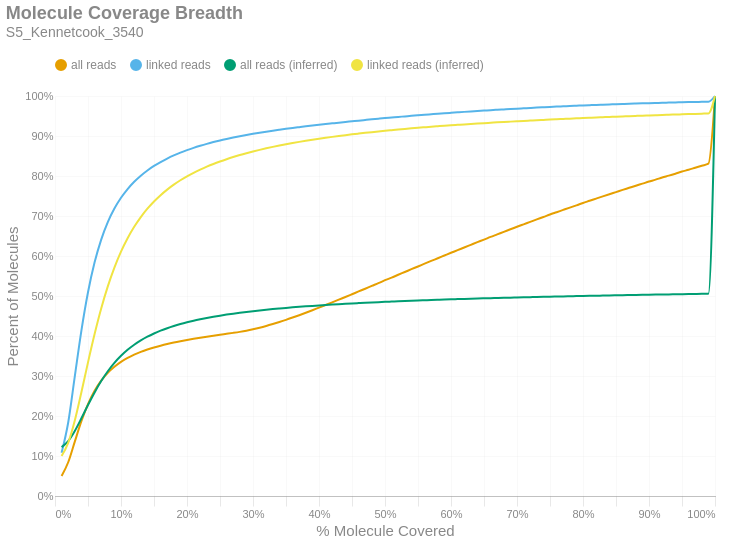

The notebook cell saved with this chart:
### Markdown cell above
### Molecule Read Coverage
This chart shows molecule coverage breadth as computed by the number of bases aligned to that molecule. In other words, "*how much of each unique long molecule is actually sequenced/aligned?*" Keep in mind there is a distinction between sequences and alignments, since some sequences belonging to a particular molecule may not align well and wouldn't appear in the alignment data. This chart also shows molecule coverage breadth as computed by the *inferred fragment* from which the aligned sequences originate. Unlike read coverage, this calculation takes into account the total insert size, including unsequenced gaps between the forward and reverse reads. Like the previous figures, these are cumulative percents.

### Code cell
if SKIPLR:
    print_html(f"Skipped")
else:
    binned_df = consolidated_hist(valids['coverage_bp'], mask, 0.01, True)
    binned_df_inf = consolidated_hist(valids['coverage_inserts'], mask, 0.01, True)
    binned_df = binned_df.with_columns(pl.lit(binned_df_inf['all reads (cumsum)']).alias('all reads (inferred)'))
    binned_df = binned_df.with_columns(pl.lit(binned_df_inf['linked reads (cumsum)']).alias('linked reads (inferred)'))
    binned_df = binned_df.with_columns(
        (pl.col('bin').cast(pl.Float64) + 0.01).alias('right_edge')
    )

    with SafeRender(binned_df):
        (
            density_plot(binned_df, 'Molecule Coverage Breadth', samplename, 'molcov', ['all reads (inferred)','linked reads (inferred)'])
            .encode(
                #x=alt.X('bin:Q', title="% Molecule Covered").axis(format = '%').scale(padding=0),
                x=alt.X('right_edge:Q', title="% Molecule Covered").axis(format='%').scale(padding=0),
                y=alt.Y('value:Q', title='Percent of Molecules')
                    .axis(format='%')
                    .stack(False)
                    .scale(domainMin=0, padding=0),
                color=alt.Color("key:N").scale(domain = ["all reads", "linked reads", "all reads (inferred)", "linked reads (inferred)"]),
                tooltip = [
                    alt.Tooltip("key:N", title = "Data Type"),
                    alt.Tooltip("range_label:N", title="% Molecule Covered"),
                    alt.Tooltip("value:Q", format = ".2%", title="% Molecules")
                ]
            )
        ).display()

### Figure 1 — Vega-Lite specification as saved in the notebook (floating-point values rounded to 4 significant figures)
{"width": "container", "height": 400, "config": {"title": {"anchor": "start", "dy": -15, "fontSize": 18, "color": "#888888", "subtitleColor": "#888888", "subtitleFontSize": 14}, "arc": {"fill": "#0072B2"}, "axis": {"domainColor": "#888888", "domainWidth": 0.5, "gridWidth": 0.2, "grid": false, "titleFontWeight": 400, "titleFontSize": 15, "labelFontSize": 11, "labelColor": "#888888", "tickColor": "#888888", "tickWidth": 0.2, "titleColor": "#888888"}, "axisBand": {"grid": false}, "axisX": {"grid": true, "tickSize": 10, "domainCap": "round"}, "axisY": {"domain": false, "grid": true, "tickSize": 0, "domainCap": "round"}, "background": "transparent", "header": {"labelFontSize": 15, "labelColor": "#888888", "titleFontSize": 15, "titleFontWeight": 600, "titleColor": "#888888"}, "legend": {"labelFont": "sans-serif", "labelFontSize": 12, "labelColor": "#888888", "symbolSize": 100, "symbolType": "circle", "titleFontSize": 12, "titlePadding": 10, "titleColor": "#888888", "title": null, "orient": "top"}, "range": {"category": ["#E69F00", "#56B4E9", "#009E73", "#F0E442", "#0072B2", "#D55E00", "#CC79A7", "#000000"], "diverging": ["#cfe8f3", "#a2d4ec", "#73bfe2", "#46abdb", "#1696d2", "#12719e"]}, "area": {"fill": "#0072B2", "fillOpacity": 0.7, "line": true, "strokeOpacity": 0.7}, "line": {"color": "#0072B2", "stroke": "#0072B2", "strokeWidth": 2}, "trail": {"color": "#0072B2", "stroke": "#0072B2", "strokeWidth": 0, "size": 1}, "point": {"filled": true, "fillOpacity": 1.0, "size": 95}, "text": {"color": "#888888", "fontSize": 11, "align": "right", "fontWeight": 400, "size": 11}, "bar": {"fill": "#0072B2", "stroke": null}, "view": {"stroke": null, "continuousWidth": 660, "continuousHeight": 400}}, "data": {"name": "data-57a0b69ec08954d0d640531752e25c88"}, "mark": {"type": "line", "interpolate": "monotone", "point": {"opacity": 0, "size": 275}}, "encoding": {"color": {"field": "key", "scale": {"domain": ["all reads", "linked reads", "all reads (inferred)", "linked reads (inferred)"]}, "type": "nominal"}, "tooltip": [{"field": "key", "title": "Data Type", "type": "nominal"}, {"field": "range_label", "title": "% Molecule Covered", "type": "nominal"}, {"field": "value", "format": ".2%", "title": "% Molecules", "type": "quantitative"}], "x": {"axis": {"format": "%"}, "field": "right_edge", "scale": {"padding": 0}, "title": "% Molecule Covered", "type": "quantitative"}, "y": {"axis": {"format": "%"}, "field": "value", "scale": {"domainMin": 0, "padding": 0}, "stack": false, "title": "Percent of Molecules", "type": "quantitative"}}, "params": [{"name": "param_c36ac31b6afebe62", "select": {"type": "point", "fields": ["key"]}, "bind": "legend"}], "title": {"text": "Molecule Coverage Breadth", "subtitle": "S5_Kennetcook_3540"}, "transform": [{"fold": ["all reads (cumsum)", "linked reads (cumsum)", "all reads (inferred)", "linked reads (inferred)"]}, {"calculate": "replace(datum.key, ' (cumsum)', '')", "as": "key"}, {"filter": {"param": "param_c36ac31b6afebe62"}}], "usermeta": {"embedOptions": {"downloadFileName": "S5_Kennetcook_3540.molcov"}}, "$schema": "https://vega.github.io/schema/vega-lite/v6.1.0.json", "datasets": {"data-57a0b69ec08954d0d640531752e25c88": [{"bin": "0.0", "interval": "0.0-0.01", "all reads": 0.05011, "linked reads": 0.1082, "all reads (cumsum)": 0.05011, "linked reads (cumsum)": 0.1082, "range_label": "0.0-0.01", "all reads (inferred)": 0.1222, "linked reads (inferred)": 0.1002, "right_edge": 0.01}, {"bin": "0.01", "interval": "0.01-0.02", "all reads": 0.0343, "linked reads": 0.07562, "all reads (cumsum)": 0.08441, "linked reads (cumsum)": 0.1839, "range_label": "0.01-0.02", "all reads (inferred)": 0.1374, "linked reads (inferred)": 0.1329, "right_edge": 0.02}, {"bin": "0.02", "interval": "0.02-0.03", "all reads": 0.05156, "linked reads": 0.1152, "all reads (cumsum)": 0.136, "linked reads (cumsum)": 0.299, "range_label": "0.02-0.03", "all reads (inferred)": 0.1626, "linked reads (inferred)": 0.1886, "right_edge": 0.03}, {"bin": "0.03", "interval": "0.03-0.04", "all reads": 0.05106, "linked reads": 0.1145, "all reads (cumsum)": 0.187, "linked reads (cumsum)": 0.4135, "range_label": "0.03-0.04", "all reads (inferred)": 0.1942, "linked reads (inferred)": 0.2593, "right_edge": 0.04}, {"bin": "0.04", "interval": "0.04-0.05", "all reads": 0.04274, "linked reads": 0.09597, "all reads (cumsum)": 0.2298, "linked reads (cumsum)": 0.5095, "range_label": "0.04-0.05", "all reads (inferred)": 0.2275, "linked reads (inferred)": 0.3341, "right_edge": 0.05}, {"bin": "0.05", "interval": "0.05-0.06", "all reads": 0.03324, "linked reads": 0.07457, "all reads (cumsum)": 0.263, "linked reads (cumsum)": 0.5841, "range_label": "0.05-0.06", "all reads (inferred)": 0.259, "linked reads (inferred)": 0.4049, "right_edge": 0.06}, {"bin": "0.06", "interval": "0.06-0.07", "all reads": 0.0254, "linked reads": 0.05694, "all reads (cumsum)": 0.2884, "linked reads (cumsum)": 0.641, "range_label": "0.06-0.07", "all reads (inferred)": 0.2874, "linked reads (inferred)": 0.4687, "right_edge": 0.07}, {"bin": "0.07", "interval": "0.07-0.08", "all reads": 0.01952, "linked reads": 0.04368, "all reads (cumsum)": 0.3079, "linked reads (cumsum)": 0.6847, "range_label": "0.07-0.08", "all reads (inferred)": 0.3119, "linked reads (inferred)": 0.524, "right_edge": 0.08}, {"bin": "0.08", "interval": "0.08-0.09", "all reads": 0.01516, "linked reads": 0.03387, "all reads (cumsum)": 0.3231, "linked reads (cumsum)": 0.7186, "range_label": "0.08-0.09", "all reads (inferred)": 0.3328, "linked reads (inferred)": 0.5711, "right_edge": 0.09}, {"bin": "0.09", "interval": "0.09-0.1", "all reads": 0.01214, "linked reads": 0.02702, "all reads (cumsum)": 0.3352, "linked reads (cumsum)": 0.7456, "range_label": "0.09-0.1", "all reads (inferred)": 0.3505, "linked reads (inferred)": 0.611, "right_edge": 0.1}, {"bin": "0.1", "interval": "0.1-0.11", "all reads": 0.009841, "linked reads": 0.02183, "all reads (cumsum)": 0.3451, "linked reads (cumsum)": 0.7674, "range_label": "0.1-0.11", "all reads (inferred)": 0.3654, "linked reads (inferred)": 0.6445, "right_edge": 0.11}, {"bin": "0.11", "interval": "0.11-0.12", "all reads": 0.008229, "linked reads": 0.01821, "all reads (cumsum)": 0.3533, "linked reads (cumsum)": 0.7856, "range_label": "0.11-0.12", "all reads (inferred)": 0.3781, "linked reads (inferred)": 0.673, "right_edge": 0.12}, {"bin": "0.12", "interval": "0.12-0.13", "all reads": 0.00688, "linked reads": 0.0152, "all reads (cumsum)": 0.3602, "linked reads (cumsum)": 0.8008, "range_label": "0.12-0.13", "all reads (inferred)": 0.3889, "linked reads (inferred)": 0.6974, "right_edge": 0.13}, {"bin": "0.13", "interval": "0.13-0.14", "all reads": 0.005948, "linked reads": 0.01308, "all reads (cumsum)": 0.3661, "linked reads (cumsum)": 0.8139, "range_label": "0.13-0.14", "all reads (inferred)": 0.3982, "linked reads (inferred)": 0.7183, "right_edge": 0.14}, {"bin": "0.14", "interval": "0.14-0.15", "all reads": 0.005148, "linked reads": 0.01125, "all reads (cumsum)": 0.3713, "linked reads (cumsum)": 0.8252, "range_label": "0.14-0.15", "all reads (inferred)": 0.4063, "linked reads (inferred)": 0.7364, "right_edge": 0.15}, {"bin": "0.15", "interval": "0.15-0.16", "all reads": 0.004481, "linked reads": 0.009715, "all reads (cumsum)": 0.3758, "linked reads (cumsum)": 0.8349, "range_label": "0.15-0.16", "all reads (inferred)": 0.4133, "linked reads (inferred)": 0.7521, "right_edge": 0.16}, {"bin": "0.16", "interval": "0.16-0.17", "all reads": 0.00408, "linked reads": 0.008762, "all reads (cumsum)": 0.3798, "linked reads (cumsum)": 0.8436, "range_label": "0.16-0.17", "all reads (inferred)": 0.4195, "linked reads (inferred)": 0.766, "right_edge": 0.17}, {"bin": "0.17", "interval": "0.17-0.18", "all reads": 0.003678, "linked reads": 0.007755, "all reads (cumsum)": 0.3835, "linked reads (cumsum)": 0.8514, "range_label": "0.17-0.18", "all reads (inferred)": 0.425, "linked reads (inferred)": 0.7783, "right_edge": 0.18}, {"bin": "0.18", "interval": "0.18-0.19", "all reads": 0.003355, "linked reads": 0.00693, "all reads (cumsum)": 0.3869, "linked reads (cumsum)": 0.8583, "range_label": "0.18-0.19", "all reads (inferred)": 0.4299, "linked reads (inferred)": 0.7893, "right_edge": 0.19}, {"bin": "0.19", "interval": "0.19-0.2", "all reads": 0.003139, "linked reads": 0.00635, "all reads (cumsum)": 0.39, "linked reads (cumsum)": 0.8647, "range_label": "0.19-0.2", "all reads (inferred)": 0.4343, "linked reads (inferred)": 0.7992, "right_edge": 0.2}, {"bin": "0.2", "interval": "0.2-0.21", "all reads": 0.002897, "linked reads": 0.005715, "all reads (cumsum)": 0.3929, "linked reads (cumsum)": 0.8704, "range_label": "0.2-0.21", "all reads (inferred)": 0.4383, "linked reads (inferred)": 0.8081, "right_edge": 0.21}, {"bin": "0.21", "interval": "0.21-0.22", "all reads": 0.002736, "linked reads": 0.005205, "all reads (cumsum)": 0.3956, "linked reads (cumsum)": 0.8756, "range_label": "0.21-0.22", "all reads (inferred)": 0.4418, "linked reads (inferred)": 0.816, "right_edge": 0.22}, {"bin": "0.22", "interval": "0.22-0.23", "all reads": 0.002618, "linked reads": 0.004814, "all reads (cumsum)": 0.3983, "linked reads (cumsum)": 0.8804, "range_label": "0.22-0.23", "all reads (inferred)": 0.4451, "linked reads (inferred)": 0.8234, "right_edge": 0.23}, {"bin": "0.23", "interval": "0.23-0.24", "all reads": 0.002482, "linked reads": 0.004412, "all reads (cumsum)": 0.4007, "linked reads (cumsum)": 0.8848, "range_label": "0.23-0.24", "all reads (inferred)": 0.4481, "linked reads (inferred)": 0.8301, "right_edge": 0.24}, {"bin": "0.24", "interval": "0.24-0.25", "all reads": 0.002409, "linked reads": 0.004056, "all reads (cumsum)": 0.4031, "linked reads (cumsum)": 0.8889, "range_label": "0.24-0.25", "all reads (inferred)": 0.4509, "linked reads (inferred)": 0.8363, "right_edge": 0.25}, {"bin": "0.25", "interval": "0.25-0.26", "all reads": 0.002306, "linked reads": 0.003702, "all reads (cumsum)": 0.4055, "linked reads (cumsum)": 0.8926, "range_label": "0.25-0.26", "all reads (inferred)": 0.4535, "linked reads (inferred)": 0.842, "right_edge": 0.26}, {"bin": "0.26", "interval": "0.26-0.27", "all reads": 0.002345, "linked reads": 0.00351, "all reads (cumsum)": 0.4078, "linked reads (cumsum)": 0.8961, "range_label": "0.26-0.27", "all reads (inferred)": 0.4559, "linked reads (inferred)": 0.8474, "right_edge": 0.27}, {"bin": "0.27", "interval": "0.27-0.28", "all reads": 0.002534, "linked reads": 0.003315, "all reads (cumsum)": 0.4103, "linked reads (cumsum)": 0.8994, "range_label": "0.27-0.28", "all reads (inferred)": 0.4581, "linked reads (inferred)": 0.8523, "right_edge": 0.28}, {"bin": "0.28", "interval": "0.28-0.29", "all reads": 0.002929, "linked reads": 0.003095, "all reads (cumsum)": 0.4133, "linked reads (cumsum)": 0.9025, "range_label": "0.28-0.29", "all reads (inferred)": 0.4601, "linked reads (inferred)": 0.8569, "right_edge": 0.29}, {"bin": "0.29", "interval": "0.29-0.3", "all reads": 0.003478, "linked reads": 0.002919, "all reads (cumsum)": 0.4167, "linked reads (cumsum)": 0.9054, "range_label": "0.29-0.3", "all reads (inferred)": 0.4621, "linked reads (inferred)": 0.8612, "right_edge": 0.3}, {"bin": "0.3", "interval": "0.3-0.31", "all reads": 0.003941, "linked reads": 0.002732, "all reads (cumsum)": 0.4207, "linked reads (cumsum)": 0.9081, "range_label": "0.3-0.31", "all reads (inferred)": 0.4639, "linked reads (inferred)": 0.8653, "right_edge": 0.31}, {"bin": "0.31", "interval": "0.31-0.32", "all reads": 0.004422, "linked reads": 0.00261, "all reads (cumsum)": 0.4251, "linked reads (cumsum)": 0.9108, "range_label": "0.31-0.32", "all reads (inferred)": 0.4656, "linked reads (inferred)": 0.8691, "right_edge": 0.32}, {"bin": "0.32", "interval": "0.32-0.33", "all reads": 0.004834, "linked reads": 0.002498, "all reads (cumsum)": 0.4299, "linked reads (cumsum)": 0.9132, "range_label": "0.32-0.33", "all reads (inferred)": 0.4673, "linked reads (inferred)": 0.8728, "right_edge": 0.33}, {"bin": "0.33", "interval": "0.33-0.34", "all reads": 0.00508, "linked reads": 0.002346, "all reads (cumsum)": 0.435, "linked reads (cumsum)": 0.9156, "range_label": "0.33-0.34", "all reads (inferred)": 0.4688, "linked reads (inferred)": 0.8762, "right_edge": 0.34}, {"bin": "0.34", "interval": "0.34-0.35", "all reads": 0.005392, "linked reads": 0.002277, "all reads (cumsum)": 0.4404, "linked reads (cumsum)": 0.9179, "range_label": "0.34-0.35", "all reads (inferred)": 0.4703, "linked reads (inferred)": 0.8794, "right_edge": 0.35}, {"bin": "0.35", "interval": "0.35-0.36", "all reads": 0.005726, "linked reads": 0.002182, "all reads (cumsum)": 0.4461, "linked reads (cumsum)": 0.9201, "range_label": "0.35-0.36", "all reads (inferred)": 0.4716, "linked reads (inferred)": 0.8825, "right_edge": 0.36}, {"bin": "0.36", "interval": "0.36-0.37", "all reads": 0.005899, "linked reads": 0.002074, "all reads (cumsum)": 0.452, "linked reads (cumsum)": 0.9221, "range_label": "0.36-0.37", "all reads (inferred)": 0.4729, "linked reads (inferred)": 0.8853, "right_edge": 0.37}, {"bin": "0.37", "interval": "0.37-0.38", "all reads": 0.006123, "linked reads": 0.002047, "all reads (cumsum)": 0.4582, "linked reads (cumsum)": 0.9242, "range_label": "0.37-0.38", "all reads (inferred)": 0.4741, "linked reads (inferred)": 0.888, "right_edge": 0.38}, {"bin": "0.38", "interval": "0.38-0.39", "all reads": 0.006287, "linked reads": 0.001971, "all reads (cumsum)": 0.4644, "linked reads (cumsum)": 0.9261, "range_label": "0.38-0.39", "all reads (inferred)": 0.4753, "linked reads (inferred)": 0.8906, "right_edge": 0.39}, {"bin": "0.39", "interval": "0.39-0.4", "all reads": 0.006523, "linked reads": 0.001914, "all reads (cumsum)": 0.471, "linked reads (cumsum)": 0.9281, "range_label": "0.39-0.4", "all reads (inferred)": 0.4764, "linked reads (inferred)": 0.8931, "right_edge": 0.4}, {"bin": "0.4", "interval": "0.4-0.41", "all reads": 0.006462, "linked reads": 0.001818, "all reads (cumsum)": 0.4774, "linked reads (cumsum)": 0.9299, "range_label": "0.4-0.41", "all reads (inferred)": 0.4775, "linked reads (inferred)": 0.8955, "right_edge": 0.41}, {"bin": "0.41", "interval": "0.41-0.42", "all reads": 0.006668, "linked reads": 0.001757, "all reads (cumsum)": 0.4841, "linked reads (cumsum)": 0.9316, "range_label": "0.41-0.42", "all reads (inferred)": 0.4785, "linked reads (inferred)": 0.8978, "right_edge": 0.42}, {"bin": "0.42", "interval": "0.42-0.43", "all reads": 0.006781, "linked reads": 0.00175, "all reads (cumsum)": 0.4909, "linked reads (cumsum)": 0.9334, "range_label": "0.42-0.43", "all reads (inferred)": 0.4795, "linked reads (inferred)": 0.9, "right_edge": 0.43}, {"bin": "0.43", "interval": "0.43-0.44", "all reads": 0.006708, "linked reads": 0.001694, "all reads (cumsum)": 0.4976, "linked reads (cumsum)": 0.9351, "range_label": "0.43-0.44", "all reads (inferred)": 0.4805, "linked reads (inferred)": 0.9021, "right_edge": 0.44}, {"bin": "0.44", "interval": "0.44-0.45", "all reads": 0.006876, "linked reads": 0.001663, "all reads (cumsum)": 0.5045, "linked reads (cumsum)": 0.9367, "range_label": "0.44-0.45", "all reads (inferred)": 0.4814, "linked reads (inferred)": 0.9041, "right_edge": 0.45}, {"bin": "0.45", "interval": "0.45-0.46", "all reads": 0.006918, "linked reads": 0.001678, "all reads (cumsum)": 0.5114, "linked reads (cumsum)": 0.9384, "range_label": "0.45-0.46", "all reads (inferred)": 0.4823, "linked reads (inferred)": 0.906, "right_edge": 0.46}, {"bin": "0.46", "interval": "0.46-0.47", "all reads": 0.006845, "linked reads": 0.001607, "all reads (cumsum)": 0.5182, "linked reads (cumsum)": 0.94, "range_label": "0.46-0.47", "all reads (inferred)": 0.4831, "linked reads (inferred)": 0.9079, "right_edge": 0.47}, {"bin": "0.47", "interval": "0.47-0.48", "all reads": 0.007023, "linked reads": 0.001597, "all reads (cumsum)": 0.5252, "linked reads (cumsum)": 0.9416, "range_label": "0.47-0.48", "all reads (inferred)": 0.4839, "linked reads (inferred)": 0.9096, "right_edge": 0.48}, {"bin": "0.48", "interval": "0.48-0.49", "all reads": 0.006767, "linked reads": 0.00157, "all reads (cumsum)": 0.532, "linked reads (cumsum)": 0.9432, "range_label": "0.48-0.49", "all reads (inferred)": 0.4847, "linked reads (inferred)": 0.9114, "right_edge": 0.49}, {"bin": "0.49", "interval": "0.49-0.5", "all reads": 0.007485, "linked reads": 0.001543, "all reads (cumsum)": 0.5395, "linked reads (cumsum)": 0.9447, "range_label": "0.49-0.5", "all reads (inferred)": 0.4854, "linked reads (inferred)": 0.913, "right_edge": 0.5}, {"bin": "0.5", "interval": "0.5-0.51", "all reads": 0.006405, "linked reads": 0.001444, "all reads (cumsum)": 0.5459, "linked reads (cumsum)": 0.9462, "range_label": "0.5-0.51", "all reads (inferred)": 0.4862, "linked reads (inferred)": 0.9146, "right_edge": 0.51}, {"bin": "0.51", "interval": "0.51-0.52", "all reads": 0.007176, "linked reads": 0.001467, "all reads (cumsum)": 0.5531, "linked reads (cumsum)": 0.9476, "range_label": "0.51-0.52", "all reads (inferred)": 0.4869, "linked reads (inferred)": 0.9162, "right_edge": 0.52}, {"bin": "0.52", "interval": "0.52-0.53", "all reads": 0.006921, "linked reads": 0.001399, "all reads (cumsum)": 0.56, "linked reads (cumsum)": 0.949, "range_label": "0.52-0.53", "all reads (inferred)": 0.4876, "linked reads (inferred)": 0.9177, "right_edge": 0.53}, {"bin": "0.53", "interval": "0.53-0.54", "all reads": 0.007021, "linked reads": 0.001433, "all reads (cumsum)": 0.567, "linked reads (cumsum)": 0.9505, "range_label": "0.53-0.54", "all reads (inferred)": 0.4882, "linked reads (inferred)": 0.9191, "right_edge": 0.54}, {"bin": "0.54", "interval": "0.54-0.55", "all reads": 0.006853, "linked reads": 0.001327, "all reads (cumsum)": 0.5739, "linked reads (cumsum)": 0.9518, "range_label": "0.54-0.55", "all reads (inferred)": 0.4888, "linked reads (inferred)": 0.9205, "right_edge": 0.55}, {"bin": "0.55", "interval": "0.55-0.56", "all reads": 0.00699, "linked reads": 0.001283, "all reads (cumsum)": 0.5809, "linked reads (cumsum)": 0.9531, "range_label": "0.55-0.56", "all reads (inferred)": 0.4894, "linked reads (inferred)": 0.9219, "right_edge": 0.56}, {"bin": "0.56", "interval": "0.56-0.57", "all reads": 0.006844, "linked reads": 0.001252, "all reads (cumsum)": 0.5877, "linked reads (cumsum)": 0.9543, "range_label": "0.56-0.57", "all reads (inferred)": 0.49, "linked reads (inferred)": 0.9232, "right_edge": 0.57}, {"bin": "0.57", "interval": "0.57-0.58", "all reads": 0.006683, "linked reads": 0.001251, "all reads (cumsum)": 0.5944, "linked reads (cumsum)": 0.9556, "range_label": "0.57-0.58", "all reads (inferred)": 0.4906, "linked reads (inferred)": 0.9244, "right_edge": 0.58}, {"bin": "0.58", "interval": "0.58-0.59", "all reads": 0.00683, "linked reads": 0.001212, "all reads (cumsum)": 0.6012, "linked reads (cumsum)": 0.9568, "range_label": "0.58-0.59", "all reads (inferred)": 0.4912, "linked reads (inferred)": 0.9256, "right_edge": 0.59}, {"bin": "0.59", "interval": "0.59-0.6", "all reads": 0.006833, "linked reads": 0.001182, "all reads (cumsum)": 0.608, "linked reads (cumsum)": 0.958, "range_label": "0.59-0.6", "all reads (inferred)": 0.4917, "linked reads (inferred)": 0.9268, "right_edge": 0.6}, {"bin": "0.6", "interval": "0.6-0.61", "all reads": 0.006511, "linked reads": 0.001169, "all reads (cumsum)": 0.6146, "linked reads (cumsum)": 0.9592, "range_label": "0.6-0.61", "all reads (inferred)": 0.4922, "linked reads (inferred)": 0.9279, "right_edge": 0.61}, {"bin": "0.61", "interval": "0.61-0.62", "all reads": 0.00679, "linked reads": 0.001153, "all reads (cumsum)": 0.6214, "linked reads (cumsum)": 0.9603, "range_label": "0.61-0.62", "all reads (inferred)": 0.4927, "linked reads (inferred)": 0.929, "right_edge": 0.62}, {"bin": "0.62", "interval": "0.62-0.63", "all reads": 0.006609, "linked reads": 0.001111, "all reads (cumsum)": 0.628, "linked reads (cumsum)": 0.9614, "range_label": "0.62-0.63", "all reads (inferred)": 0.4932, "linked reads (inferred)": 0.9301, "right_edge": 0.63}, {"bin": "0.63", "interval": "0.63-0.64", "all reads": 0.006597, "linked reads": 0.001068, "all reads (cumsum)": 0.6346, "linked reads (cumsum)": 0.9625, "range_label": "0.63-0.64", "all reads (inferred)": 0.4937, "linked reads (inferred)": 0.9312, "right_edge": 0.64}, {"bin": "0.64", "interval": "0.64-0.65", "all reads": 0.006437, "linked reads": 0.001034, "all reads (cumsum)": 0.641, "linked reads (cumsum)": 0.9635, "range_label": "0.64-0.65", "all reads (inferred)": 0.4942, "linked reads (inferred)": 0.9322, "right_edge": 0.65}, {"bin": "0.65", "interval": "0.65-0.66", "all reads": 0.006768, "linked reads": 0.001064, "all reads (cumsum)": 0.6478, "linked reads (cumsum)": 0.9646, "range_label": "0.65-0.66", "all reads (inferred)": 0.4946, "linked reads (inferred)": 0.9331, "right_edge": 0.66}, {"bin": "0.66", "interval": "0.66-0.67", "all reads": 0.00632, "linked reads": 0.0009762, "all reads (cumsum)": 0.6541, "linked reads (cumsum)": 0.9656, "range_label": "0.66-0.67", "all reads (inferred)": 0.4951, "linked reads (inferred)": 0.9341, "right_edge": 0.67}, {"bin": "0.67", "interval": "0.67-0.68", "all reads": 0.006391, "linked reads": 0.0009599, "all reads (cumsum)": 0.6605, "linked reads (cumsum)": 0.9665, "range_label": "0.67-0.68", "all reads (inferred)": 0.4955, "linked reads (inferred)": 0.935, "right_edge": 0.68}, {"bin": "0.68", "interval": "0.68-0.69", "all reads": 0.006263, "linked reads": 0.0009621, "all reads (cumsum)": 0.6667, "linked reads (cumsum)": 0.9675, "range_label": "0.68-0.69", "all reads (inferred)": 0.4959, "linked reads (inferred)": 0.9359, "right_edge": 0.69}, {"bin": "0.69", "interval": "0.69-0.7", "all reads": 0.006351, "linked reads": 0.0009317, "all reads (cumsum)": 0.6731, "linked reads (cumsum)": 0.9684, "range_label": "0.69-0.7", "all reads (inferred)": 0.4963, "linked reads (inferred)": 0.9368, "right_edge": 0.7}, {"bin": "0.7", "interval": "0.7-0.71", "all reads": 0.006126, "linked reads": 0.0008923, "all reads (cumsum)": 0.6792, "linked reads (cumsum)": 0.9693, "range_label": "0.7-0.71", "all reads (inferred)": 0.4968, "linked reads (inferred)": 0.9377, "right_edge": 0.71}, {"bin": "0.71", "interval": "0.71-0.72", "all reads": 0.006099, "linked reads": 0.0008939, "all reads (cumsum)": 0.6853, "linked reads (cumsum)": 0.9702, "range_label": "0.71-0.72", "all reads (inferred)": 0.4971, "linked reads (inferred)": 0.9386, "right_edge": 0.72}, {"bin": "0.72", "interval": "0.72-0.73", "all reads": 0.006155, "linked reads": 0.0008697, "all reads (cumsum)": 0.6915, "linked reads (cumsum)": 0.9711, "range_label": "0.72-0.73", "all reads (inferred)": 0.4975, "linked reads (inferred)": 0.9394, "right_edge": 0.73}, {"bin": "0.73", "interval": "0.73-0.74", "all reads": 0.005967, "linked reads": 0.0008219, "all reads (cumsum)": 0.6974, "linked reads (cumsum)": 0.9719, "range_label": "0.73-0.74", "all reads (inferred)": 0.4979, "linked reads (inferred)": 0.9402, "right_edge": 0.74}, {"bin": "0.74", "interval": "0.74-0.75", "all reads": 0.006222, "linked reads": 0.0008168, "all reads (cumsum)": 0.7037, "linked reads (cumsum)": 0.9727, "range_label": "0.74-0.75", "all reads (inferred)": 0.4983, "linked reads (inferred)": 0.9411, "right_edge": 0.75}, {"bin": "0.75", "interval": "0.75-0.76", "all reads": 0.005774, "linked reads": 0.0007915, "all reads (cumsum)": 0.7094, "linked reads (cumsum)": 0.9735, "range_label": "0.75-0.76", "all reads (inferred)": 0.4987, "linked reads (inferred)": 0.9418, "right_edge": 0.76}, {"bin": "0.76", "interval": "0.76-0.77", "all reads": 0.005811, "linked reads": 0.0007336, "all reads (cumsum)": 0.7152, "linked reads (cumsum)": 0.9742, "range_label": "0.76-0.77", "all reads (inferred)": 0.499, "linked reads (inferred)": 0.9426, "right_edge": 0.77}, {"bin": "0.77", "interval": "0.77-0.78", "all reads": 0.005768, "linked reads": 0.0007497, "all reads (cumsum)": 0.721, "linked reads (cumsum)": 0.975, "range_label": "0.77-0.78", "all reads (inferred)": 0.4994, "linked reads (inferred)": 0.9434, "right_edge": 0.78}, {"bin": "0.78", "interval": "0.78-0.79", "all reads": 0.005644, "linked reads": 0.0007059, "all reads (cumsum)": 0.7267, "linked reads (cumsum)": 0.9757, "range_label": "0.78-0.79", "all reads (inferred)": 0.4997, "linked reads (inferred)": 0.9441, "right_edge": 0.79}, {"bin": "0.79", "interval": "0.79-0.8", "all reads": 0.00592, "linked reads": 0.0007087, "all reads (cumsum)": 0.7326, "linked reads (cumsum)": 0.9764, "range_label": "0.79-0.8", "all reads (inferred)": 0.5001, "linked reads (inferred)": 0.9449, "right_edge": 0.8}, {"bin": "0.8", "interval": "0.8-0.81", "all reads": 0.005437, "linked reads": 0.0006606, "all reads (cumsum)": 0.738, "linked reads (cumsum)": 0.9771, "range_label": "0.8-0.81", "all reads (inferred)": 0.5004, "linked reads (inferred)": 0.9456, "right_edge": 0.81}, {"bin": "0.81", "interval": "0.81-0.82", "all reads": 0.005521, "linked reads": 0.0006598, "all reads (cumsum)": 0.7435, "linked reads (cumsum)": 0.9777, "range_label": "0.81-0.82", "all reads (inferred)": 0.5008, "linked reads (inferred)": 0.9463, "right_edge": 0.82}, {"bin": "0.82", "interval": "0.82-0.83", "all reads": 0.005493, "linked reads": 0.0005954, "all reads (cumsum)": 0.749, "linked reads (cumsum)": 0.9783, "range_label": "0.82-0.83", "all reads (inferred)": 0.5011, "linked reads (inferred)": 0.947, "right_edge": 0.83}, {"bin": "0.83", "interval": "0.83-0.84", "all reads": 0.005424, "linked reads": 0.0005894, "all reads (cumsum)": 0.7544, "linked reads (cumsum)": 0.9789, "range_label": "0.83-0.84", "all reads (inferred)": 0.5014, "linked reads (inferred)": 0.9477, "right_edge": 0.84}, {"bin": "0.84", "interval": "0.84-0.85", "all reads": 0.005361, "linked reads": 0.0005791, "all reads (cumsum)": 0.7598, "linked reads (cumsum)": 0.9795, "range_label": "0.84-0.85", "all reads (inferred)": 0.5017, "linked reads (inferred)": 0.9483, "right_edge": 0.85}, {"bin": "0.85", "interval": "0.85-0.86", "all reads": 0.005387, "linked reads": 0.0005544, "all reads (cumsum)": 0.7652, "linked reads (cumsum)": 0.98, "range_label": "0.85-0.86", "all reads (inferred)": 0.502, "linked reads (inferred)": 0.949, "right_edge": 0.86}, {"bin": "0.86", "interval": "0.86-0.87", "all reads": 0.005251, "linked reads": 0.0005514, "all reads (cumsum)": 0.7704, "linked reads (cumsum)": 0.9806, "range_label": "0.86-0.87", "all reads (inferred)": 0.5023, "linked reads (inferred)": 0.9496, "right_edge": 0.87}, {"bin": "0.87", "interval": "0.87-0.88", "all reads": 0.005304, "linked reads": 0.0005329, "all reads (cumsum)": 0.7757, "linked reads (cumsum)": 0.9811, "range_label": "0.87-0.88", "all reads (inferred)": 0.5026, "linked reads (inferred)": 0.9502, "right_edge": 0.88}, {"bin": "0.88", "interval": "0.88-0.89", "all reads": 0.005109, "linked reads": 0.0005145, "all reads (cumsum)": 0.7809, "linked reads (cumsum)": 0.9816, "range_label": "0.88-0.89", "all reads (inferred)": 0.5029, "linked reads (inferred)": 0.9509, "right_edge": 0.89}, {"bin": "0.89", "interval": "0.89-0.9", "all reads": 0.005192, "linked reads": 0.0004908, "all reads (cumsum)": 0.7861, "linked reads (cumsum)": 0.9821, "range_label": "0.89-0.9", "all reads (inferred)": 0.5032, "linked reads (inferred)": 0.9515, "right_edge": 0.9}, {"bin": "0.9", "interval": "0.9-0.91", "all reads": 0.004809, "linked reads": 0.000446, "all reads (cumsum)": 0.7909, "linked reads (cumsum)": 0.9826, "range_label": "0.9-0.91", "all reads (inferred)": 0.5035, "linked reads (inferred)": 0.952, "right_edge": 0.91}, {"bin": "0.91", "interval": "0.91-0.92", "all reads": 0.005422, "linked reads": 0.0004618, "all reads (cumsum)": 0.7963, "linked reads (cumsum)": 0.983, "range_label": "0.91-0.92", "all reads (inferred)": 0.5037, "linked reads (inferred)": 0.9526, "right_edge": 0.92}, {"bin": "0.92", "interval": "0.92-0.93", "all reads": 0.004575, "linked reads": 0.0004202, "all reads (cumsum)": 0.8009, "linked reads (cumsum)": 0.9835, "range_label": "0.92-0.93", "all reads (inferred)": 0.504, "linked reads (inferred)": 0.9531, "right_edge": 0.93}, {"bin": "0.93", "interval": "0.93-0.94", "all reads": 0.004959, "linked reads": 0.0004319, "all reads (cumsum)": 0.8058, "linked reads (cumsum)": 0.9839, "range_label": "0.93-0.94", "all reads (inferred)": 0.5043, "linked reads (inferred)": 0.9537, "right_edge": 0.94}, {"bin": "0.94", "interval": "0.94-0.95", "all reads": 0.005309, "linked reads": 0.0004286, "all reads (cumsum)": 0.8111, "linked reads (cumsum)": 0.9843, "range_label": "0.94-0.95", "all reads (inferred)": 0.5045, "linked reads (inferred)": 0.9542, "right_edge": 0.95}, {"bin": "0.95", "interval": "0.95-0.96", "all reads": 0.004405, "linked reads": 0.0003922, "all reads (cumsum)": 0.8155, "linked reads (cumsum)": 0.9847, "range_label": "0.95-0.96", "all reads (inferred)": 0.5048, "linked reads (inferred)": 0.9548, "right_edge": 0.96}, {"bin": "0.96", "interval": "0.96-0.97", "all reads": 0.005134, "linked reads": 0.0003738, "all reads (cumsum)": 0.8207, "linked reads (cumsum)": 0.9851, "range_label": "0.96-0.97", "all reads (inferred)": 0.5051, "linked reads (inferred)": 0.9553, "right_edge": 0.97}, {"bin": "0.97", "interval": "0.97-0.98", "all reads": 0.005154, "linked reads": 0.0003477, "all reads (cumsum)": 0.8258, "linked reads (cumsum)": 0.9854, "range_label": "0.97-0.98", "all reads (inferred)": 0.5054, "linked reads (inferred)": 0.9558, "right_edge": 0.98}, {"bin": "0.98", "interval": "0.98-0.99", "all reads": 0.004909, "linked reads": 0.0003705, "all reads (cumsum)": 0.8307, "linked reads (cumsum)": 0.9858, "range_label": "0.98-0.99", "all reads (inferred)": 0.5057, "linked reads (inferred)": 0.9564, "right_edge": 0.99}, {"bin": "0.99", "interval": "0.99-1.0", "all reads": 0.1693, "linked reads": 0.0142, "all reads (cumsum)": 1.0, "linked reads (cumsum)": 1.0, "range_label": "0.99-1.0", "all reads (inferred)": 1.0, "linked reads (inferred)": 1.0, "right_edge": 1.0}]}}
